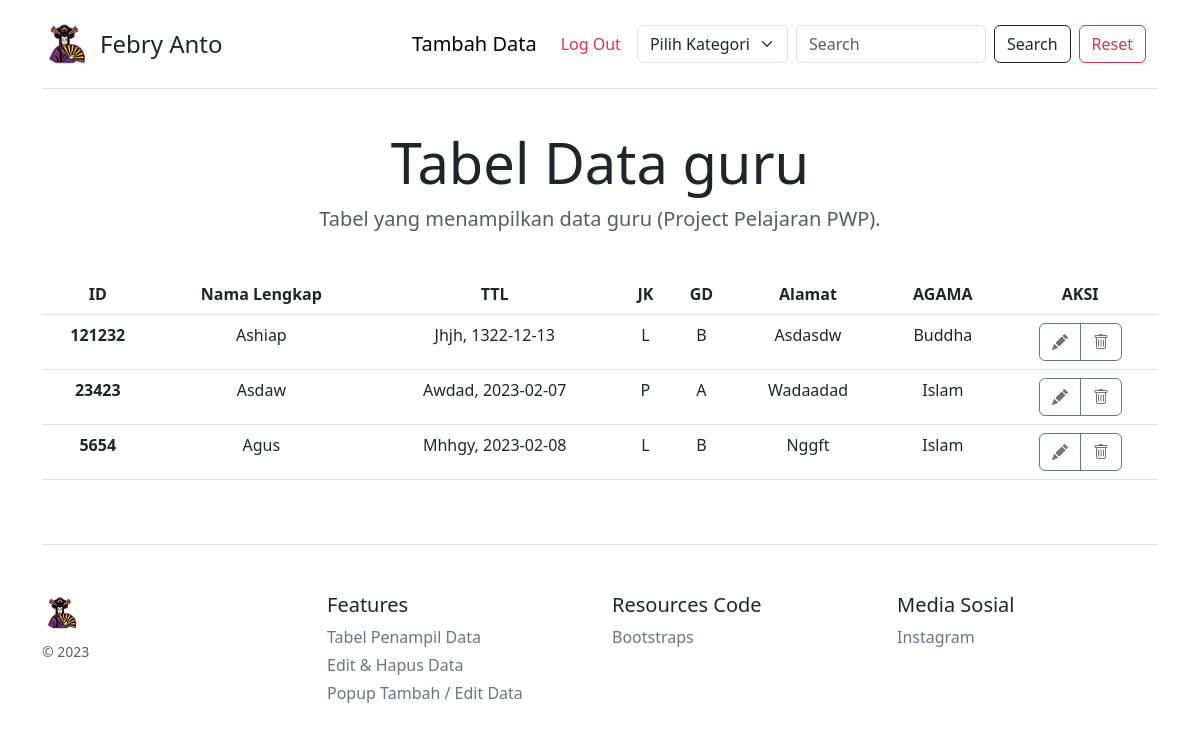
Page /dbsiswa/tb_guru/index.php (signed in) on the committed database.
### tables this page shows
CREATE TABLE `tb_guru` (
  `id_guru` varchar(7) NOT NULL,
  `nik` char(16) NOT NULL,
  `nama` varchar(30) NOT NULL,
  `tempat_lahir` varchar(20) NOT NULL,
  `tanggal_lahir` date NOT NULL,
  `jenis_kelamin` enum('L','P') NOT NULL,
  `golongan_darah` enum('A','B','AB','O') NOT NULL,
  `alamat` varchar(70) NOT NULL,
  `agama` enum('islam','kristen','buddha','hindu') NOT NULL,
  `status_perkawinan` enum('menikah','belum menikah') NOT NULL,
  `pekerjaan` enum('bekerja','belum bekerja') NOT NULL,
  `kewarganegaraan` enum('WNI','WNA') NOT NULL
);

### dbsiswa/tb_guru/index.php (the view, shortened to what this page needs)
<!doctype html>
<html lang="en">
<head>
  <link href="https://cdn.jsdelivr.net/npm/bootstrap@5.3.0-alpha1/dist/css/bootstrap.min.css" rel="stylesheet"
>
  <link href="/docs/5.3/dist/css/bootstrap.min.css" rel="stylesheet"
>
</head>
<body>
  <div class="container py-3">
    <header>
      <div class="d-flex flex-column flex-md-row align-items-center pb-3 mb-4 border-bottom">
        <a href="/" class="d-flex align-items-center text-dark text-decoration-none">
          <img src="static/4-removebg-preview.png" width="50" height="50" class="me-2" viewBox="0 0 118 94" role="img">
          <span class="fs-4">Febry Anto</span>
        </a>
        <nav class="d-inline-flex mt-2 mt-md-0 ms-md-auto">
          <nav class="navbar navbar-expand-lg">
            <div class="container-fluid">
              <a class="navbar-brand" data-bs-toggle="modal" data-bs-target="#staticBackdrop" href="#">Tambah Data</a>
              <div class="collapse navbar-collapse" id="navbarSupportedContent">
                <ul class="navbar-nav me-auto mb-2 mb-lg-0">
                  <li class="nav-item">
                    <a class="nav-link text-danger" aria-current="page" href="../logout.php">Log Out</a>
                  </li>
                </ul>
                <form action="<?php echo $_SERVER["PHP_SELF"]; ?>" method="post" class="d-flex" role="search">
                  <ul class="navbar-nav me-auto mb-2 mb-lg-0">
                    <li class="nav-item dropdown ms-2 me-2">
                      <select class="form-select" name="kolom" style="max-width: 190px;"
                        aria-label="Default select example" required>
                        <option selected value="">Pilih Kategori</option>
                      </select>
                    </li>
                  </ul>
                  <input class="form-control me-2" style="max-width: 190px;" type="search" placeholder="Search"
                    aria-label="Search" name="kata_kunci" required>
                  <button class="btn btn-outline-dark" value="Cari" type="submit">Search</button>
                  <a href="" class="btn btn-outline-danger ms-2">Reset</a>
                </form>
              </div>
            </div>
          </nav>
        </nav>
      </div>
      <div class="pricing-header p-3 pb-md-4 mx-auto text-center">
        <h1 class="display-4 fw-normal">Tabel Data guru</h1>
        <p class="fs-5 text-muted">Tabel yang menampilkan data guru (Project Pelajaran PWP).</p>
      </div>
    </header>
    <main>
      <div class="table-responsive">
        <table class="table text-center">
          <thead>
            <tr>
              <th>ID</th>
              <th>Nama Lengkap</th>
              <th>TTL</th>
              <th>JK</th>
              <th>GD</th>
              <th>Alamat</th>
              <th>AGAMA</th>
              <th>AKSI</th>
            </tr>
          </thead>
          <?php
          include "../koneksi/koneksi.php";
          if (isset($_POST['kata_kunci'])) {
            $kata_kunci = trim($_POST['kata_kunci']);
            $kolom = "";
            if ($_POST['kolom'] == "id_guru") {
              $kolom = "id_guru";
            } else if ($_POST['kolom'] == "nik") {
              $kolom = "nik";
            } else {
              $kolom = "nama";
            }
            $sql = "select * from tb_guru where $kolom like '%" . $kata_kunci . "%' order by id_guru asc";
          } else {
            $sql = "select * from tb_guru order by id_guru asc";
          }
          $query = mysqli_query($koneksi, $sql);
          while ($data = mysqli_fetch_array($query)) {
            ?>
            <tbody>
              <th>
                <?php echo $data['id_guru']; ?>
              </th>
              <td>
                <?php echo ucfirst($data['nama']); ?>
              </td>
              <td>
                <?php echo ucfirst($data['tempat_lahir']); ?>,
                <?php echo $data['tanggal_lahir']; ?>
              </td>
              <td>
                <?php echo $data['jenis_kelamin']; ?>
              </td>
              <td>
                <?php echo $data['golongan_darah']; ?>
              </td>
              <td>
                <?php echo ucfirst($data['alamat']); ?>
              </td>
              <td>
                <?php echo ucfirst($data['agama']); ?>
              </td>
              <td>
                <div class="btn-group">
                  <a href="form_edit_guru.php?id_guru=<?php echo $data['id_guru']; ?>" type="button"
                    class="btn btn-outline-secondary">
                  </a>
                  <a href="proses_hapus_guru.php?id_guru=<?php echo $data['id_guru']; ?>"
                    onclick="return confirm('Anda yakin ingin menghapus data <?php echo $data['id_guru']; ?> ini ?')"
                    class="btn btn-outline-secondary">
                  </a>
                </div>
              </td>
            </tbody>
          <?php } ?>
        </table>
      </div>
    </main>
    <footer class="pt-4 my-md-5 pt-md-5 border-top">
      <div class="row">
        <div class="col-12 col-md">
          <img class="mb-2" src="static/4-removebg-preview.png" alt="" width="40px" height="40px">
          <small class="d-block mb-3 text-muted">© 2023</small>
        </div>
        <div class="col-6 col-md">
          <h5>Features</h5>
          <ul class="list-unstyled text-small">
            <li class="mb-1"><a class="link-secondary text-decoration-none" href="#">Tabel Penampil Data</a></li>
            <li class="mb-1"><a class="link-secondary text-decoration-none" href="#">Edit & Hapus Data</a></li>
            <li class="mb-1"><a class="link-secondary text-decoration-none" href="#">Popup Tambah / Edit Data</a></li>
          </ul>
        </div>
        <div class="col-6 col-md">
          <h5>Resources Code</h5>
          <ul class="list-unstyled text-small">
            <li class="mb-1"><a class="link-secondary text-decoration-none" href="#">Bootstraps</a></li>
          </ul>
        </div>
        <div class="col-6 col-md">
          <h5>Media Sosial</h5>
          <ul class="list-unstyled text-small">
            <li class="mb-1"><a class="link-secondary text-decoration-none"
                href="https://www.instagram.com/24peb_/">Instagram</a></li>
          </ul>
        </div>
      </div>
    </footer>
  </div>
</body>
</html>

### dbsiswa/tb_guru/index.php (style rules this page uses)
.bi { vertical-align: -.125em; fill: currentColor; }

### rows in the picture
tb_guru: id_guru "121232", nama "Ashiap", tempat_lahir "Jhjh", tanggal_lahir "1322-12-13", jenis_kelamin "L", golongan_darah "B", alamat "Asdasdw", agama "Buddha"
tb_guru: id_guru "23423", nama "Asdaw", tempat_lahir "Awdad", tanggal_lahir "2023-02-07", jenis_kelamin "P", golongan_darah "A", alamat "Wadaadad", agama "Islam"
tb_guru: id_guru "5654", nama "Agus", tempat_lahir "Mhhgy", tanggal_lahir "2023-02-08", jenis_kelamin "L", golongan_darah "B", alamat "Nggft", agama "Islam"
